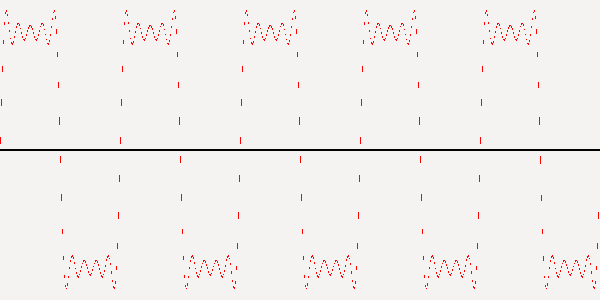
Frame 1 (no input)
Frame 60 (the mouse pressed at the canvas centre just before this capture): identical to frame 1, image omitted
Frame 120 (the mouse held since frame 60 and released just before this capture): identical to frame 1, image omitted

The Processing sketch that drew this single still picture (run headless with seeded random() and noise(); from frame 60 on, the mouse is pressed at the canvas centre):

// Processing sketch: HW2d_Plotsine_x_
// ── HW2d_Plotsine_x_.pde
/* @ Rui Zhang
 * HW2d: Using transformation commands(translate and scale) plot the function 
 * sin(x) +1/3sin(3x) + 1/5sin(5x) +1/7sin(7x) +1/9sin(9x)  0n 0 to 10pi.
 */
void setup(){
  size(600,300);
  background(#F5F2F2);
  smooth(0); // important
}

void draw(){
  translate(0,height/2); // reset orgin at (0,150)
  scale(width/(10*PI),-150); // the reason of using negative y is putting curve reversal
  strokeWeight(0.01); 
  stroke(color(0)); // line color
  line(0,0,width,0); // horizontal line
  stroke(color(#FF0303)); // curve color
  float a = 0;
  float prev_x=0,prev_y=0,x,y;
  float dx = 10*PI/width;
  for(x = dx; x<= 10*PI;x+=dx){
    y= sin(x);
    for (int i = 3; i <= 9;i+=2){
      y+=1.0/i*sin(i*x);
    }
    line(prev_x,prev_y,x,y);  // instead of point() function
    prev_x=x;
    prev_y=y;
  }
 }
